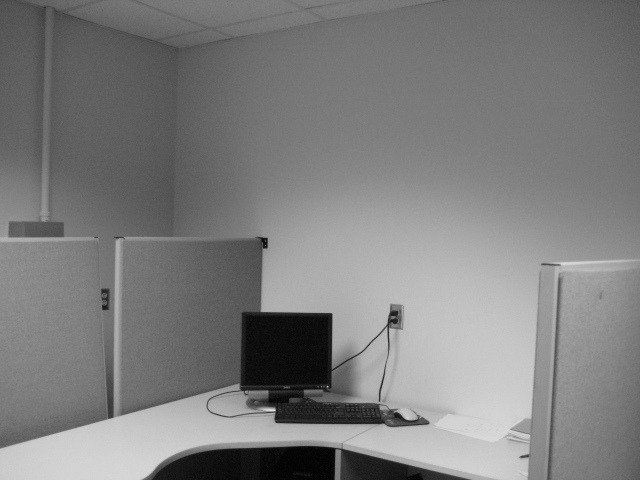
#> input picture Rhesa_CV/Computer Vision/SVM/negative/UMD_002.jpg, 640 x 480 px; its folder holds 4 pictures in this run
$ python SVM.py   (older library calls are emulated)
#> lines starting #> are read from the running program, lines starting #| are printed output that depends on the picture
#> further down, img is the input picture: shape (480, 640); min 0, max 229, mean 126.3
import cv2
import numpy as np
import glob,os
from digits import evaluate_model


labels = []
samples = []
SZ=20
bin_n = 16
positive_path = 'positive/rawdata'
negative_path = 'negative'

def hog(img):
   gx = cv2.Sobel(img, cv2.CV_32F, 1, 0)
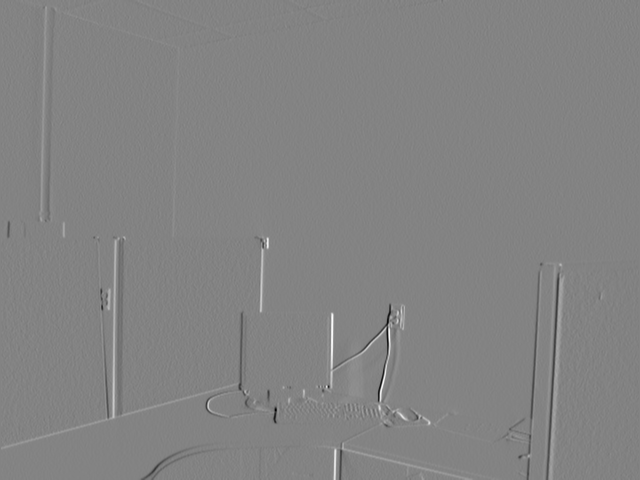
#> gx: shape (480, 640) float32; min -608, max 572, mean -0.1; drawn with min black and max white
   gy = cv2.Sobel(img, cv2.CV_32F, 0, 1)
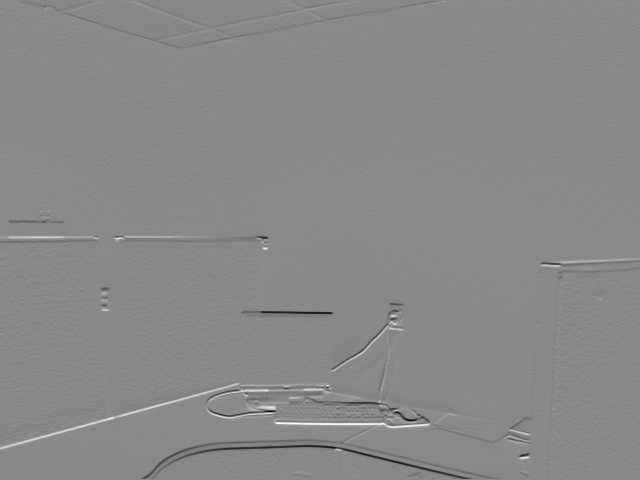
#> gy: shape (480, 640) float32; min -658, max 567, mean -0.2; drawn with min black and max white
   mag, ang = cv2.cartToPolar(gx, gy)
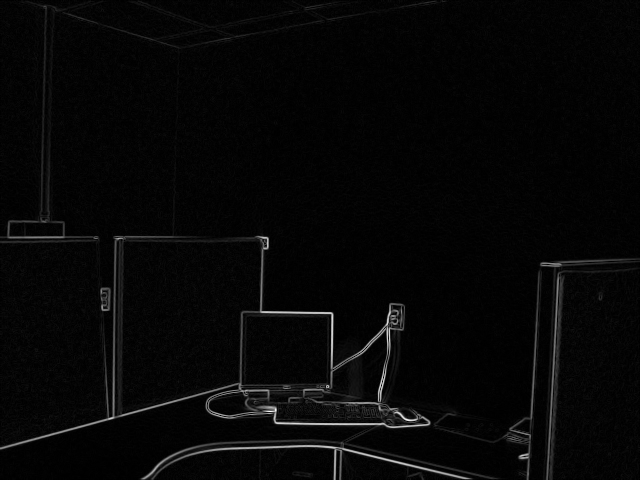
#> mag: shape (480, 640) float32; min 0, max 658.4, mean 18.8; drawn with min black and max white
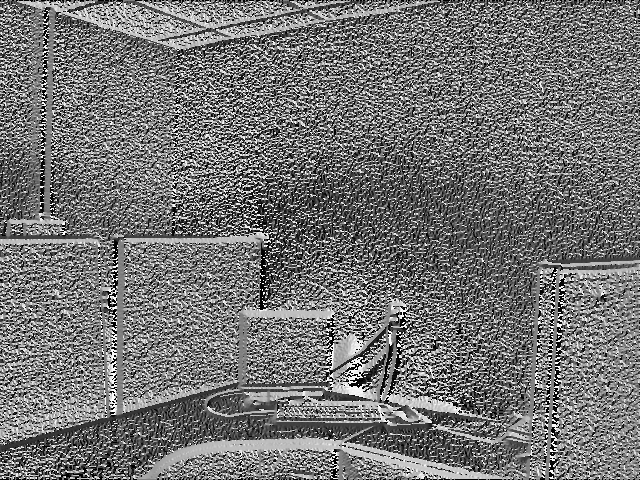
#> ang: shape (480, 640) float32; min 0, max 6.28, mean 2.86; drawn with min black and max white
   bins = np.int32(bin_n*ang/(2*np.pi))    # quantizing binvalues in (0...16)
   bin_cells = bins[:10,:10], bins[10:,:10], bins[:10,10:], bins[10:,10:]
   mag_cells = mag[:10,:10], mag[10:,:10], mag[:10,10:], mag[10:,10:]
   hists = [np.bincount(b.ravel(), m.ravel(), bin_n) for b, m in zip(bin_cells, mag_cells)]
#> hists = 4 items
   hist = np.hstack(hists)     # hist is a 64 bit vector
#> hist = 64 values, max 642614.1 at index 60, min 16.13 at index 11, mean 90239.6
   return hist

for filename in glob.glob(os.path.join(positive_path,'*.bmp')):
  img = cv2.imread(filename, 0)
  hist = hog(img)
  samples.append(hist)
  labels.append(1)

for filename in glob.glob(os.path.join(negative_path,'*.jpg')):
    img = cv2.imread(filename, 0)
    hist = hog(img)
    samples.append(hist)
    labels.append(0)
#> pass 2 of the loop `for filename in glob.glob(os.path.join(negative_path,'*.jpg')):`:
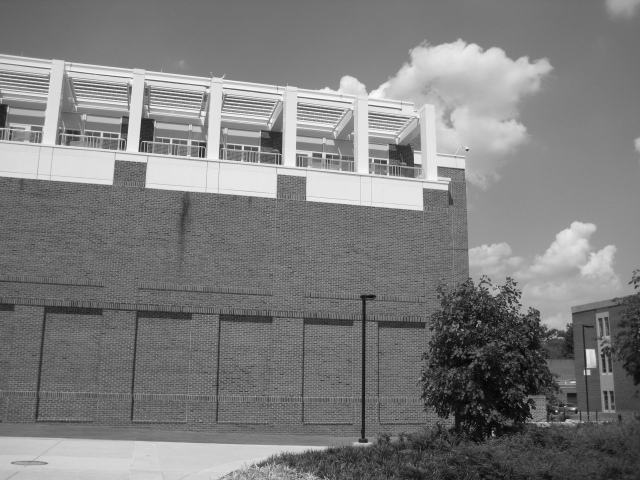
#> input picture Rhesa_CV/Computer Vision/SVM/negative/UMD_013.jpg, 640 x 480 px
#> img is the input picture: shape (480, 640); min 4, max 252, mean 126
#> in hog (call 2), `mag, ang = cv2.cartToPolar(gx, gy)`:
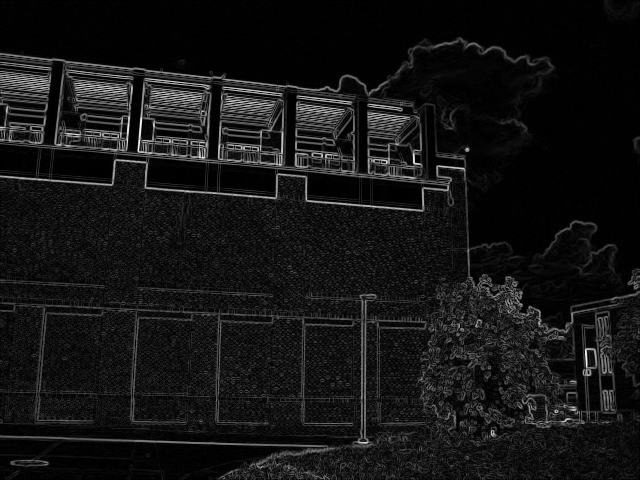
#> mag: shape (480, 640) float32; min 0, max 729.2, mean 60.2; drawn with min black and max white
#> in hog (call 2), `mag, ang = cv2.cartToPolar(gx, gy)`:
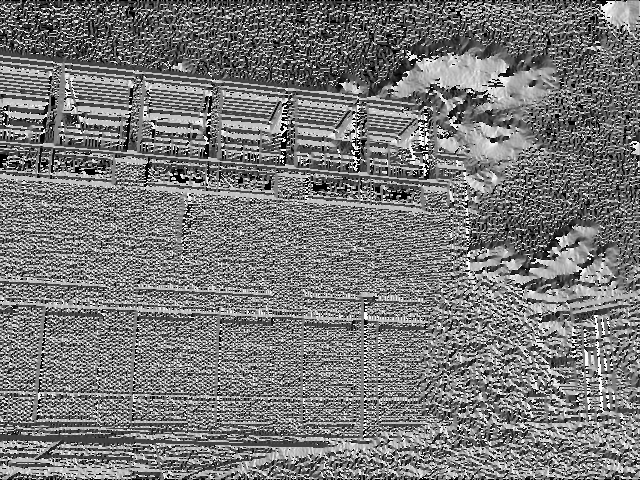
#> ang: shape (480, 640) float32; min 0, max 6.28, mean 2.96; drawn with min black and max white
#> in hog (call 2), `hist = np.hstack(hists)`: hist = 64 values, max 3116745.4 at index 60, min 0 at index 10, mean 288967.3
#> pass 3 of the loop `for filename in glob.glob(os.path.join(negative_path,'*.jpg')):`:
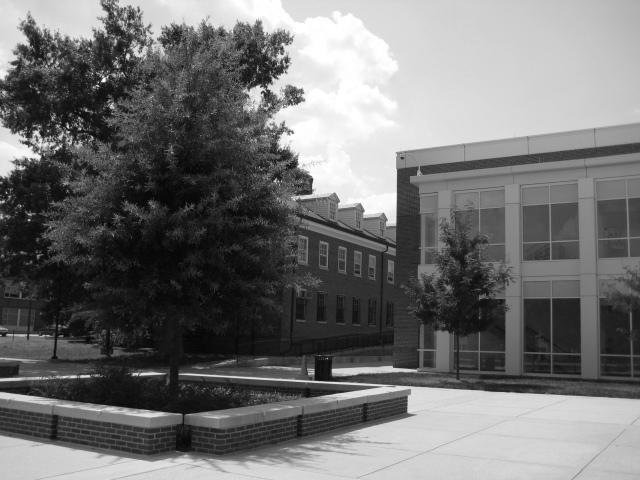
#> input picture Rhesa_CV/Computer Vision/SVM/negative/UMD_021.jpg, 640 x 480 px
#> img is the input picture: shape (480, 640); min 3, max 255, mean 113.5
#> in hog (call 3), `mag, ang = cv2.cartToPolar(gx, gy)`:
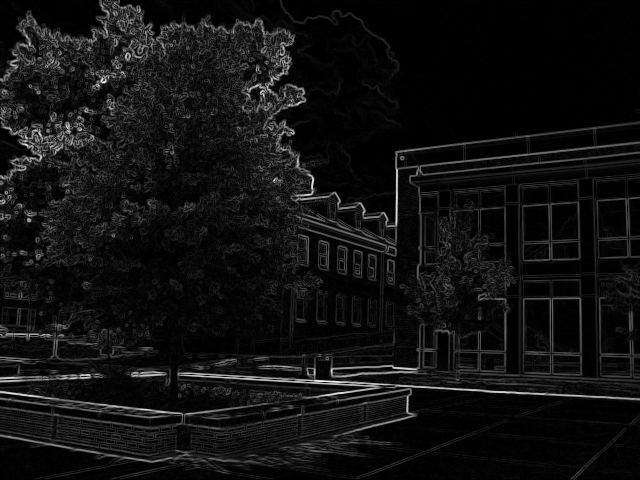
#> mag: shape (480, 640) float32; min 0, max 813.2, mean 56.9; drawn with min black and max white
#> in hog (call 3), `mag, ang = cv2.cartToPolar(gx, gy)`:
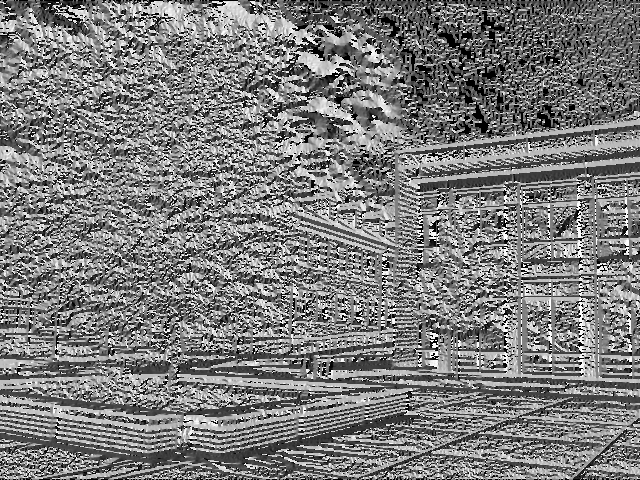
#> ang: shape (480, 640) float32; min 0, max 6.28, mean 3.06; drawn with min black and max white
#> in hog (call 3), `hist = np.hstack(hists)`: hist = 64 values, max 2259119.6 at index 52, min 0 at index 10, mean 273066.7
#> the loop made 4 passes; the first 3 are shown

samples = np.float32(samples)
labels = np.array(labels)

svm = cv2.ml.SVM_create()
svm.setKernel(cv2.ml.SVM_RBF)
svm.setType(cv2.ml.SVM_C_SVC)
svm.setC(2.67)
svm.setGamma(5.383)

svm.train(samples, cv2.ml.ROW_SAMPLE, labels)
#> (the run stopped early here; a loop or call above may not have finished)
